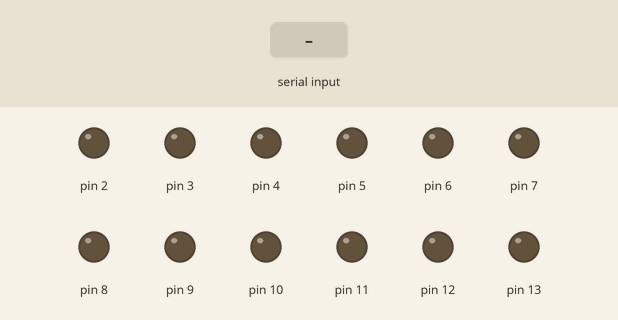
The sketch below on a simulated Arduino Uno, built with avr-gcc and run on an emulated ATmega328P. Parts: output pins drawn as LEDs (lit = HIGH). The inputs (shaded band) are chosen by the test bench.

Above: at 1.2 s.
1.3 s: "90,45\n" received over Serial
At 1.7 s:
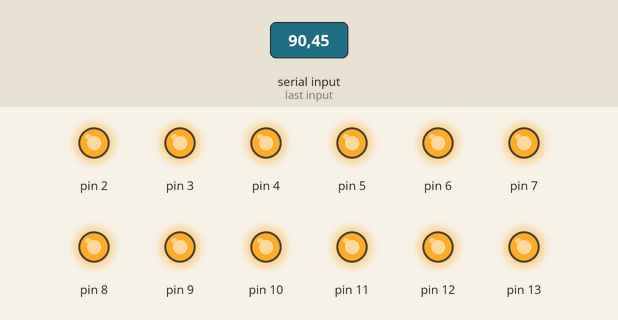
2.8 s: "30,150\n" received over Serial
At 4.0 s:
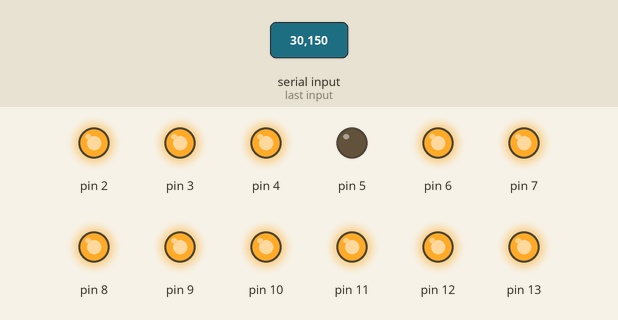
4.3 s: "200\n" received over Serial
At 5.0 s:
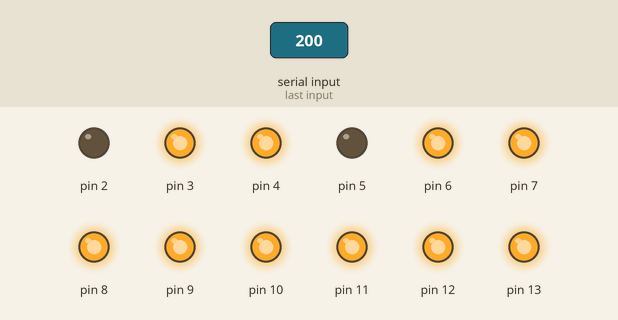
Timing chart, 0 to 7.3 s (numbered marks = the images above; inputs shaded):
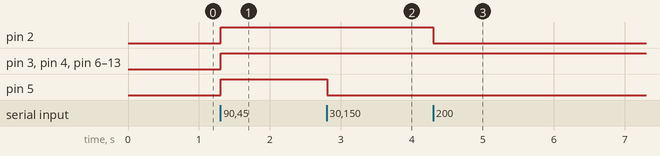

Measured:
- after the input at 1.3 s, pin 2–13: LOW → HIGH at once
- after the input at 2.8 s, pin 5: HIGH → LOW at once
- after the input at 4.3 s, pin 2: HIGH → LOW at once

The sketch:

arduino_serial.ino
```cpp
int led_status[] = {0, 0, 0, 0, 0, 0, 0, 0, 0, 0, 0, 0, 0, 0};

void setup() {
  // put your setup code here, to run once:
  for (int i = 2; i < 14; i++) {
    pinMode(i, OUTPUT);
  }

  Serial.begin(9600);
  while (!Serial) {}
}

void loop() {
  // put your main code here, to run repeatedly:
  char buf[15];
  if (Serial.available() > 0) {
    Serial.readBytesUntil('\n', buf, 15);

    for (int i = 2; i < 14; i++) {
      led_status[i] = buf[i] - '0';
    }
  }

  for (int i = 2; i < 14; i++) {
    digitalWrite(i, led_status[i]);
  }
  delay(10);
}
```
